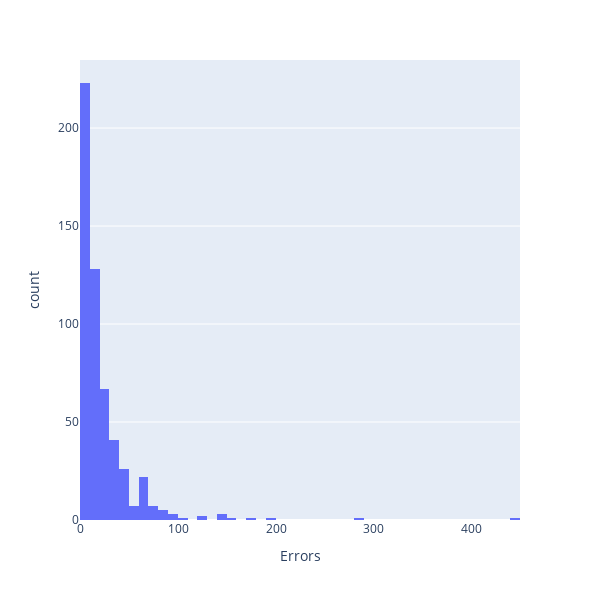

The notebook cell saved with this chart:
### Code cell
fig = px.histogram(df, x="Errors",
                   labels={
                     "Errors": "Errors"
                   },
                   width=600, height=600)
fig.show()

### Figure 1 — Plotly figure (JSON) as saved in the notebook; plotly's stock layout.template omitted (floating-point values rounded to 4 significant figures; data arrays with more than 128 entries replaced by an {"elided": "..."} marker saying what was removed)
{"data": [{"alignmentgroup": "True", "bingroup": "x", "hovertemplate": "Errors=%{x}<br>count=%{y}<extra></extra>", "legendgroup": "", "marker": {"color": "#636efa", "pattern": {"shape": ""}}, "name": "", "offsetgroup": "", "orientation": "v", "showlegend": false, "type": "histogram", "x": {"elided": "540 int values"}, "xaxis": "x", "yaxis": "y"}], "layout": {"barmode": "relative", "height": 600, "legend": {"tracegroupgap": 0}, "margin": {"t": 60}, "width": 600, "xaxis": {"anchor": "y", "domain": [0, 1], "title": {"text": "Errors"}}, "yaxis": {"anchor": "x", "domain": [0, 1], "title": {"text": "count"}}}}
